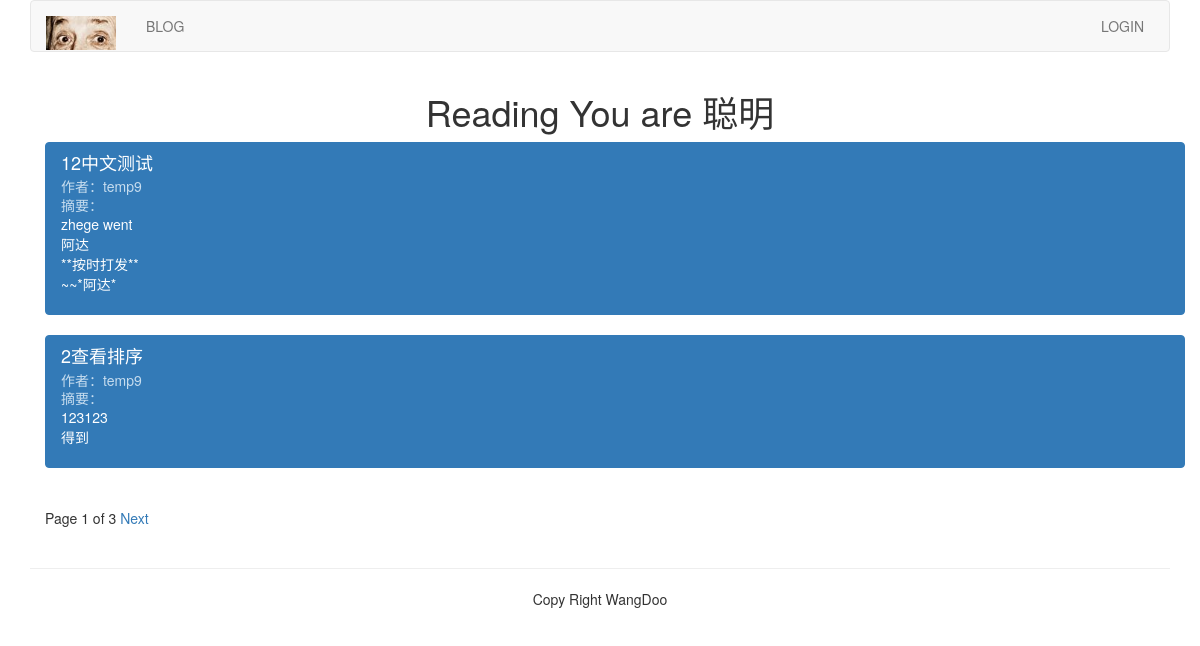
Page /article-column/list-article-titles/ on the committed database.
### article/models.py (models this page shows, shortened)
class ArticlePost(models.Model):
	author = models.ForeignKey(User, related_name="article", on_delete=models.CASCADE)
	title = models.CharField(max_length=200)
	slug = models.SlugField(max_length=500)
	column = models.ForeignKey(ArticleColumn, related_name="article_column", on_delete=models.CASCADE)
	body = models.TextField()
	created = models.DateTimeField(default=timezone.now())
	updated = models.DateTimeField(auto_now=True)
	class Meta:
		ordering = ("title",)
		index_together = (('id','slug'),)
	def get_url_path(self):
		return reverse("article:list_article_detail", args=[self.id, self.slug])

### article/list_views.py (the view)
# urls.py: path('list-article-titles/', list_views.article_titles, name="article_titles"),
def article_titles(request):
	article_title = ArticlePost.objects.all()
	paginator = Paginator(article_title, 2)
	page = request.GET.get('page')
	try:
		current_page = paginator.page(page)
		articles = current_page.object_list
	except PageNotAnInteger:
		current_page = paginator.page(1)
		articles = current_page.object_list
	except EmptyPage:
		current_page = paginator.page(paginator.num_pages)
		articles = current_page.object_list
	return render(request, "article/list/article_titles.html", {"articles":articles, "page":current_page})

### templates/article/list/article_titles.html (shortened to what this page needs)
{% extends "base.html" %}
{% block content %}
<div class="row text-center vertical-middle-sm">
	<h1>Reading You are 聪明</h1>
</div>
<div class="container">
	{% for article in articles %}
	<div class="list-group">
		<a href="{{ article.get_url_path }}" class="list-group-item active">
			<h4 class="list-group-item-heading">{{ article.title }}</h4>
			<p class="list-group-item-text">作者：{{ article.author.username }}</p>
			<p class="list-group-item-text">摘要：{{ article.body | slice:'30' | linebreaks}}</p>
		</a>
	</div>
	{% endfor %}
{% include "paginator.html" %}
</div>
{% endblock %}

### rows in the picture
ArticlePost: title "12中文测试", author.username "temp9", body "zhege went 阿达 **按时打发** ~~*阿达*"
ArticlePost: title "2查看排序", author.username "temp9", body "123123 得到"

### other values in the picture
{{ page.number }} "1"
{{ page.paginator.num_pages }} "3"
